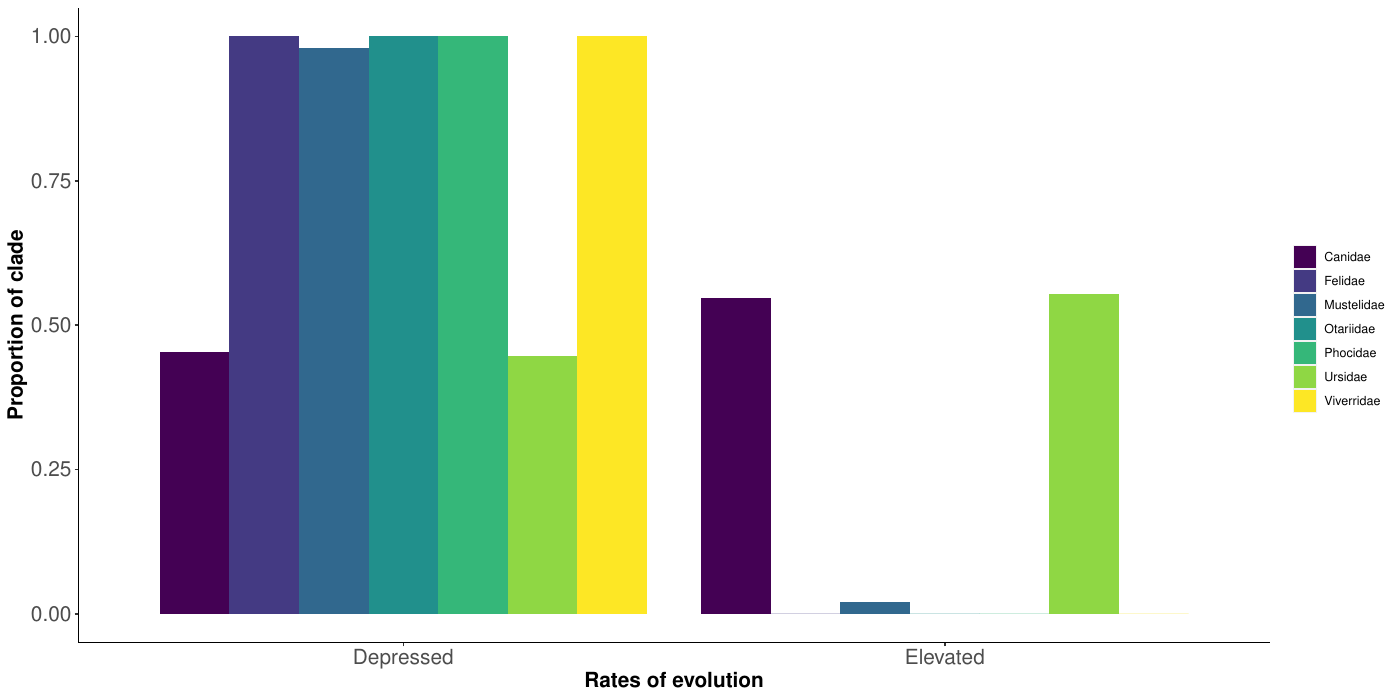

R code for this plot:
#### PACKAGES ####
library(viridis)
library(ggplot2)

#### LOAD DATA ####
load("../results/scalar.outputs.RData")

#### PLOT ####

#set basic theme
theme_basic <- theme(panel.grid.major = element_blank(),
                     panel.grid.minor = element_blank(),
                     panel.background= element_blank(),
                     axis.line = element_line(colour = "black"),
                     axis.text.x = element_text(size = 15),
                     axis.text.y = element_text(size = 15),
                     axis.title = element_text(face = "bold",
                                               size = 15),
                     legend.title = element_blank(),
                     plot.title = element_text(face = "bold",
                                               size = 17,
                                               hjust=0.5))

# barplot
scalar.state <- ggplot(data=scalars.summarized ,
                       aes(x=scalar.state,y=proportion,fill=family))+
  geom_bar(stat = "identity",position=position_dodge())+
  geom_bar(stat = "identity",position=position_dodge())+
  #ggtitle(paste0("Overlap in mean scalars across posterior"))+
  scale_y_continuous("Proportion of clade")+
  scale_fill_viridis_d()+
  xlab("Rates of evolution")+
  theme_basic

#save
ggsave(scalar.state,
       filename = paste0("./figures/fig3.pdf"),
       width = 14,
       height = 7,
       units = "in")
ggsave(scalar.state,
       filename = paste0("./figures/fig3.jpg"),
       width = 14,
       height = 7,
       units = "in")
ggsave(scalar.state,
       filename = paste0("./figures/fig3.png"),
       width = 14,
       height = 7,
       units = "in")





